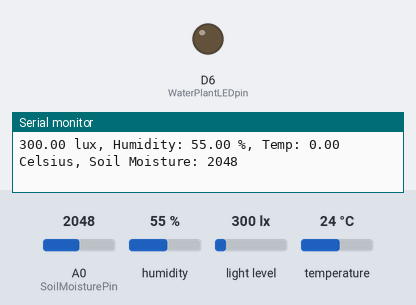
Bench run of a sketch on a simulated Particle Photon. Parts: output pins drawn as LEDs (lit = HIGH), the last lines printed to the serial monitor. The test bench sets the inputs (shaded band); at power-on: A0 (SoilMoisturePin) = 2048, humidity 55 %, light level 300 lx, temperature 24 °C.

Above: at 2.8 s.
2.9 s: A0 (SoilMoisturePin) set to 215
5.6 s: A0 (SoilMoisturePin) set to 185
At 7.5 s:
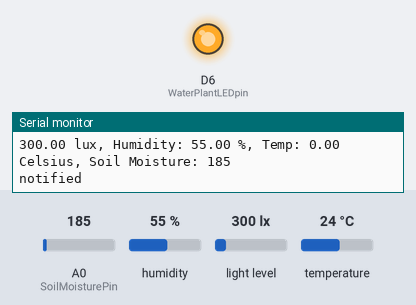
8.3 s: A0 (SoilMoisturePin) set to 1228
At 10.8 s:
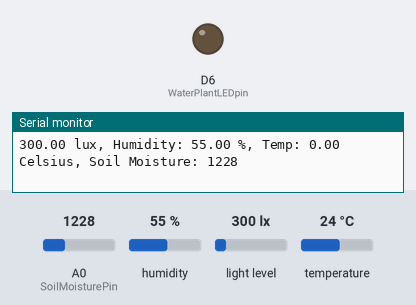
11.6 s: A0 (SoilMoisturePin) set to 160
At 12.6 s:
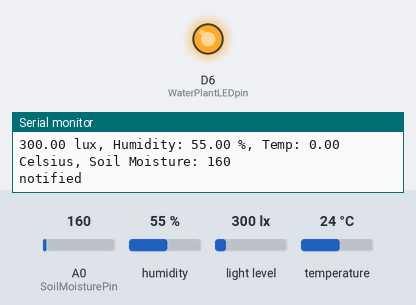
Timing chart, 0 to 14.6 s (numbered marks = the images above; inputs shaded):
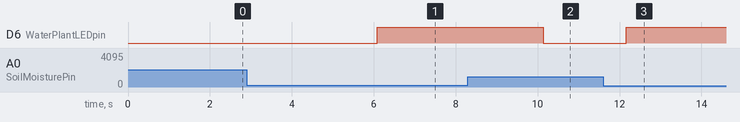

The sketch:

plantmonitoringsystem.ino
```cpp
// This #include statement was automatically added by the Particle IDE.
#include <Adafruit_DHT.h>
#include "Adafruit_TSL2561_U.h"

Adafruit_TSL2561_Unified tsl = Adafruit_TSL2561_Unified(TSL2561_ADDR_FLOAT, 12345);

#define DHTPIN 2
#define DHTTYPE DHT22
DHT dht(DHTPIN, DHTTYPE);

int SetMoistureThreshold(String threshold);
int MoistureThreshold = 200;

double hum;
double temp;

int SoilMoisturePin = A0;
int SoilMoisture = 0;
int WaterPlantLEDpin = 6;
int Light;
bool waternotified = 0;

String DeviceName = "Plant1";
int SetDeviceName(String NewName);

void configureSensor(void)
{
  /* You can also manually set the gain or enable auto-gain support */
  // tsl.setGain(TSL2561_GAIN_1X);      /* No gain ... use in bright light to avoid sensor saturation */
  // tsl.setGain(TSL2561_GAIN_16X);     /* 16x gain ... use in low light to boost sensitivity */
  tsl.enableAutoRange(true);            /* Auto-gain ... switches automatically between 1x and 16x */

  /* Changing the integration time gives you better sensor resolution (402ms = 16-bit data) */
  tsl.setIntegrationTime(TSL2561_INTEGRATIONTIME_13MS);      /* fast but low resolution */
  // tsl.setIntegrationTime(TSL2561_INTEGRATIONTIME_101MS);  /* medium resolution and speed   */
  // tsl.setIntegrationTime(TSL2561_INTEGRATIONTIME_402MS);  /* 16-bit data but slowest conversions */

  /* Update these values depending on what you've set above! */
  Serial.println("------------------------------------");
  Serial.print  ("Gain:         "); Serial.println("Auto");
  Serial.print  ("Timing:       "); Serial.println("13 ms");
  Serial.println("------------------------------------");
}

int SetMoistureThreshold(String threshold)
{
    MoistureThreshold = threshold.toInt();
    return 1;
}

int SetDeviceName(String NewName)
{
    DeviceName = NewName;
    return 1;
}

void setup(void)
{
  Serial.begin(9600);

  /* Initialise the sensor */
  if(!tsl.begin())
  {
    /* There was a problem detecting the ADXL345 ... check your connections */
    Serial.print("Ooops, no TSL2561 detected ... Check your wiring or I2C ADDR!");
    while(1);
  }
  dht.begin();

  pinMode(WaterPlantLEDpin, OUTPUT);

  Particle.variable("humidity", hum);
  Particle.variable("temperature", temp);
  Particle.variable("SoilMoisture", SoilMoisture);
  Particle.variable("Light", Light);

  Particle.function("MoistureThreshold", SetMoistureThreshold);
  Particle.function("DeviceName", SetDeviceName);
}


void loop(void)
{
  /* Get a new sensor event */
  sensors_event_t event;
  tsl.getEvent(&event);

  hum = dht.getHumidity();
  temp = dht.getTempCelcius();
  SoilMoisture = analogRead(SoilMoisturePin);
  Light = event.light;

  /* Display the results (light is measured in lux) */
  if (event.light)
  {

    Serial.print(event.light);
    Serial.print(" lux, ");
    Serial.print("Humidity: ");
    Serial.print(hum);
    Serial.print(" %, Temp: ");
    Serial.print(temp);
    Serial.print(" Celsius, ");
    Serial.print("Soil Moisture: ");
    Serial.println(SoilMoisture);


    if (SoilMoisture < MoistureThreshold)
    {
        digitalWrite(WaterPlantLEDpin, HIGH);
        if (waternotified == false)
        {
        Particle.publish("WaterPlants", "Water");
        waternotified = true;
        Serial.println("notified");
        }
    }
    else
    {
        digitalWrite(WaterPlantLEDpin, LOW);
        waternotified = false;
    }
  }
  else
  {
    /* If event.light = 0 lux the sensor is probably saturated
       and no reliable data could be generated! */
    Serial.println("Sensor overload");
  }
  delay(2000);
}
```

Measured:
- the behaviour switches between 200 and 199 on A0 (SoilMoisturePin) (found by bisection; images 0 and 1)
- after the input at 5.6 s, D6 (WaterPlantLEDpin): LOW → HIGH after 0.48 s
- after the input at 8.3 s, D6 (WaterPlantLEDpin): HIGH → LOW after 1.8 s
- after the input at 11.6 s, D6 (WaterPlantLEDpin): LOW → HIGH after 0.56 s
